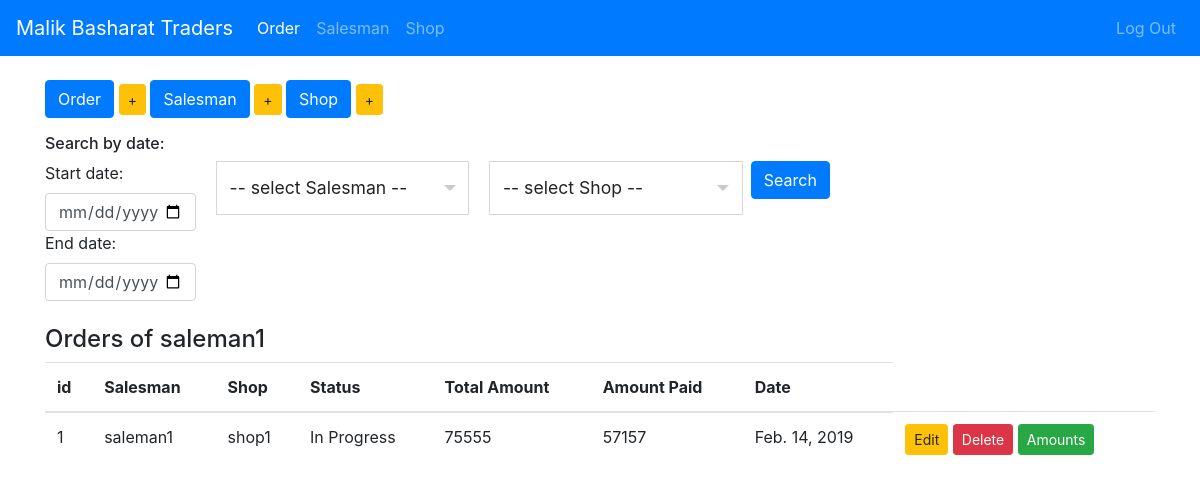
Page /salesman_order/1/ (signed in) on the committed database.
### app1/models.py (models this page shows, shortened)
class Salesman(models.Model):
    name = models.CharField(max_length=200)
    address = models.TextField()
    shops = models.ManyToManyField(Shop, null=True)
    def __str__(self):
        return self.name

class Orders(models.Model):
    com = 'Completed'
    pro = 'In Progress'
    choice = (
        (pro, "In progress"),
        (com, 'completed'),
    )
    salesman = models.ForeignKey(Salesman, on_delete=models.CASCADE)
    shop = models.ForeignKey(Shop, on_delete=models.CASCADE, null=True)
    status = models.CharField(max_length=25,choices=choice)
    total_amount = models.IntegerField()
    amount_paid = models.IntegerField(null=True, default=0)
    date = models.DateField()

class Shop(models.Model):
    name = models.CharField(max_length=200)
    address = models.TextField()

### app1/views.py (the view)
# urls.py: path('salesman_order/<int:pk>/', SalesmanOrderView, name='salesman_order'),
@login_required(login_url=loginView)
def SalesmanOrderView(request, pk):
    saleman = Salesman.objects.get(pk=pk)
    his_orders = Orders.objects.filter(salesman=saleman)
    return render(request, 'app1/index.html', {'orders': his_orders, 'his_orders': 'his_orders', 'name':saleman.name})

### templates/app1/index.html (shortened to what this page needs)
{% extends 'app1/base1.html' %}
{% block content %}
    <br>
    <div>
    <div class="btn-toolbar mb-3" role="toolbar" aria-label="Toolbar with button groups">
        <div class="button-group mr-auto">
            <a href="{% url 'display_orders' %}" class="btn btn-primary btn-md" role="button">Order</a>
            <a href="{% url 'add_order' %}" class="btn btn-warning btn-sm" role="button">+</a>
            <a href="{% url 'display_salesman' %}" class="btn btn-primary btn-md" role="button">Salesman</a>
            <a href="{% url 'add_salesman' %}" class="btn btn-warning btn-sm" role="button">+</a>
            <a href="{% url 'display_shops' %}" class="btn btn-primary btn-md" role="button">Shop</a>
            <a href="{% url 'add_shop' %}" class="btn btn-warning btn-sm" role="button">+</a>
        </div>
    </div>
        <div class="mr-auto">
            <form action="{% url 'filter-order' %}" method="post">{% csrf_token %}
                <h6>Search by date: </h6>
                <div style="overflow: hidden">
                <div style="float: left">
                    <label for="start">Start date:</label>
                    <input type="date" id="start" name="start-date" value={% now "Y-m-d" as date %} min="2000-01-01" max="2030-12-31">
                    <label for="start">End date:</label>
                    <input type="date" id="end" name="end-date" value={% now "Y-m-d" as date %} min="2000-01-01" max="2030-12-31">
                </div>
                <div style="float:left; margin-left: 20px"  >
                </div>
                 <div style="float:left; margin-left: 20px"  >
                </div>
                <button type="submit" class="btn btn-primary ml-2">Search</button>
                </div>
            </form>
        </div>
    <br>
    {% if salesmen %}
        <h4>Salesman</h4>
    {% elif shops %}
        <h4>Shops</h4>
    {% elif his_orders %}
        <h4>Orders of {{ name }}</h4>
    {% else %}
        <h4>Orders</h4>
    {% endif %}
    <table class="table table-hover">
        <thead>
            <tr>
              {% if orders %}
                <th>id</th>
                <th>Salesman</th>
                <th>Shop</th>
                <th>Status</th>
                <th>Total Amount</th>
                <th>Amount Paid</th>
                <th>Date</th>
              {% elif salesmen %}
                 <th>id</th>
                 <th>Name</th>
                 <th>Address</th>
              {% elif shops %}
                 <th>id</th>
                 <th>Name</th>
                 <th>Address</th>
              {% endif %}
            </tr>
        </thead>
        <tbody>
            {% for order in orders %}
                <tr>
                <td>{{ order.pk }}</td>
                <td>{{ order.salesman }}</td>
                <td>{{ order.shop.name}}</td>
                <td>{{order.status}}</td>
                <td>{{order.total_amount}}</td>
                <td>{{order.amount_paid}}</td>
                <td>{{order.date}}</td>
                <td>
                    <a href="{% url 'edit_order' order.pk%}" class="btn btn-warning btn-sm" role="button">Edit</a>
                    <a onclick="delete_data('{% url 'delete_order' order.pk %}')" href="javascript:void(0)" class="btn btn-danger btn-sm" role="button">Delete</a>
                    <a href="{% url 'order_amounts' order.pk%}" class="btn btn-success btn-sm" role="button">Amounts</a>
                </td>
                </tr>
            {% endfor %}
        </tbody>
    </table>
{% endblock %}

### rows in the picture
Salesman: name "saleman1"
Orders: pk "1", salesman "saleman1", shop.name "shop1", status "In Progress", total_amount "75555", amount_paid "57157", date "Feb. 14, 2019"
